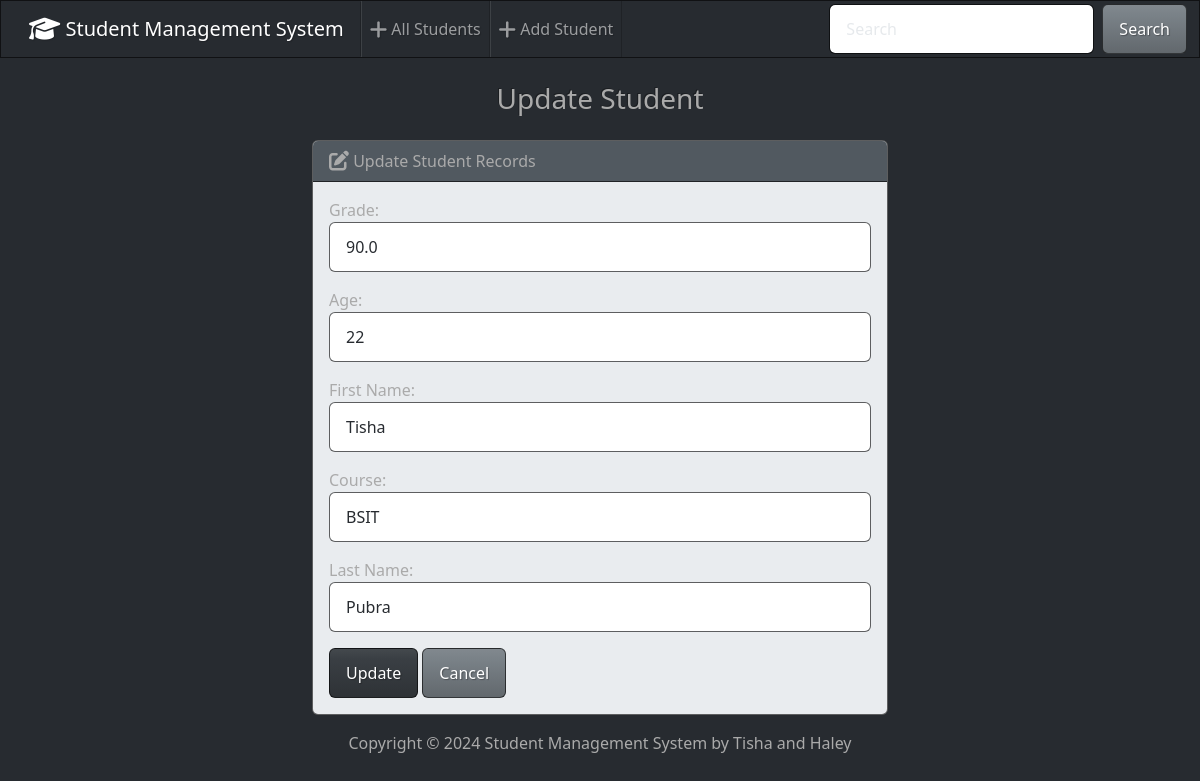
Page /edit/2/ on the committed database.
### students/models.py (models this page shows, shortened)
class Student(models.Model):
    first_name = models.CharField(max_length = 50)
    last_name = models.CharField(max_length = 50)
    course = models.CharField(max_length = 50)
    grade = models.FloatField()
    age = models.PositiveIntegerField()

### students/views.py (the view)
# urls.py: path('edit/<int:id>/', views.edit, name='edit'),
def edit(request, id):
  if request.method == 'POST':
    student = Student.objects.get(pk=id)
    form = StudentForm(request.POST, instance=student)
    if form.is_valid():
      form.save()
      return render(request, 'students/edit.html', {
        'form': form,
        'success': True
      })
  else:
    student = Student.objects.get(pk=id)
    form = StudentForm(instance=student)
  return render(request, 'students/edit.html', {
    'form': form
  })

### students/forms.py
class StudentForm(forms.ModelForm):
    class Meta:
        model = Student
        fields = {'first_name','last_name','course','grade','age'}
        labels = {
            'first_name': 'First Name',
            'last_name': 'Last Name',
            'course': 'Course',
            'grade': 'Grade',
            'age': 'Age',
        }
        widgets = {
            'first_name': forms.TextInput(attrs={'class': 'form-control'}),
            'last_name': forms.TextInput(attrs={'class': 'form-control'}),
            'course': forms.TextInput(attrs={'class': 'form-control'}),
            'grade': forms.NumberInput(attrs={'class': 'form-control'}),
            'age': forms.NumberInput(attrs={'class': 'form-control'}),
        }

### students/templates/students/edit.html
{% extends "students/base.html" %} {% block body %}
<h3 class="text-center m-4">Update Student</h3>
{% if success %}
<div class="alert alert-success" role="alert">
	The student updated successfully.
	<a href="{% url 'index' %}" class="alert-link">Go to Home Page.</a>
</div>
{% else %}
<div class="row justify-content-center">
	<div class="col-6">
		<div class="card bg-light mb-3">
			<div class="card-header">
				<i class="fa-solid fa-pen-to-square fa-lg"></i> Update Student Records
			</div>
			<div class="card-body">
				<form action="" method="POST">
					{% csrf_token %} {{ form.as_p }}
					<button type="submit" class="btn btn-primary">Update</button>
					<a href="{% url 'index' %}" class="btn btn-secondary">Cancel</a>
				</form>
			</div>
		</div>
	</div>
</div>
{% endif %} {% endblock %}

### rows in the picture
Student: grade "90.0", age "22", first_name "Tisha", course "BSIT", last_name "Pubra"
